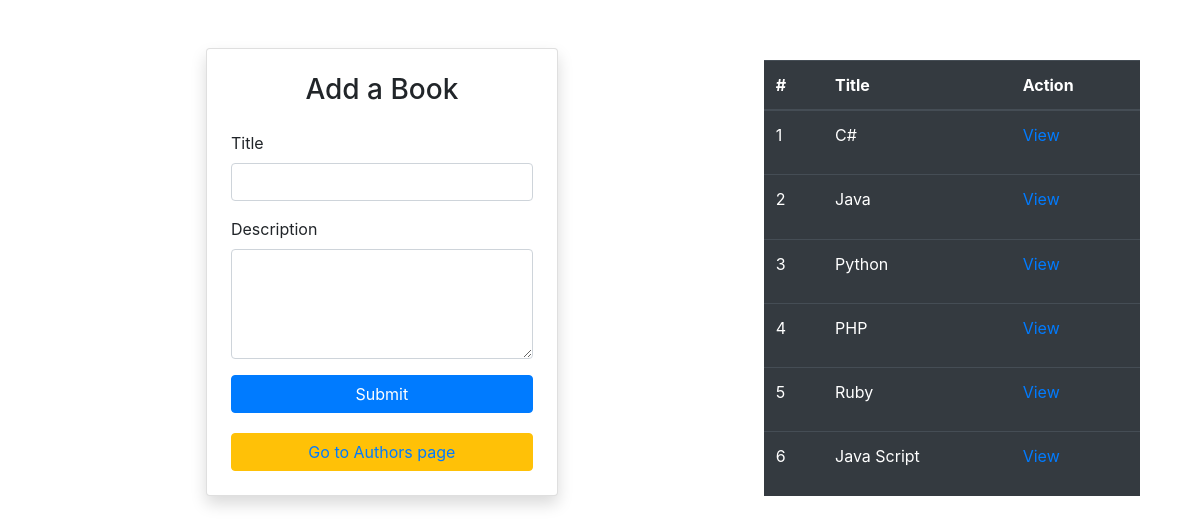
The page / on the database its author committed.
### Books_Authors_app/models.py (models this page shows, shortened)
class Book(models.Model):
    title=models.CharField(max_length=45)
    description=models.TextField(max_length=255)
    authors=models.ManyToManyField(Author,related_name='books')
    craeted_at=models.DateTimeField(auto_now_add=True)
    updated_at=models.DateTimeField(auto_now=True)

### Books_Authors_app/views.py (the view)
# urls.py: path('',views.index,name='index'),
def index(request):
    data={
        'Book':Book.objects.all(),
        'Author':Author.objects.all()
    }
    return render(request,'index.html',data)

### Books_Authors_app/templates/index.html (shortened to what this page needs)
<!DOCTYPE html>
<html lang="en">
<head>
    <link rel="stylesheet" href="https://cdn.jsdelivr.net/npm/bootstrap@4.3.1/dist/css/bootstrap.min.css"
>
</head>
<body>
    <body class="bg-gold" style="display: flex; justify-content: space-between;">
        <div class="container mt-5">
            <div class="row justify-content-center">
                <div class="col-md-6">
                    <div class="card shadow p-4">
                        <h3 class="mb-4 text-center">Add a Book</h3>
                        <form action="{% url 'add_book' %}" method="post">
                            <div class="mb-3">
                                <label for="name" class="form-label">Title</label>
                                <input type="text" class="form-control" id="title" name="title" required>
                            </div>
                            <div class="mb-3">
                                <label for="message" class="form-label">Description</label>
                                <textarea class="form-control" id="description" name="description" rows="4"
                                    required></textarea>
                            </div>
                            <button type="submit" class="btn btn-primary w-100">Submit</button>
                            <button style="margin-top: 20px;"  type="button" class="btn btn-warning w-100"><a href="{% url 'authors' %}">Go to Authors page</a></button>
                        </form>
                    </div>
                </div>
            </div>
        </div>
        <table class="table table-dark" style="width: 600px; margin: 60px 60px 0 0 ;">
            <thead>
                <tr>
                    <th scope="col">#</th>
                    <th scope="col">Title</th>
                    <th scope="col">Action</th>
                </tr>
            </thead>
            <tbody>
                {% for book in Book%}
                <tr>
                    <td>{{book.id}}</td>
                    <td>{{book.title}}</td>
                    <td><a href="{% url 'display_book' book.id %}">View</a></td>
                </tr>
                {% endfor %}
            </tbody>
        </table>
    </body>
</html>

### rows shown on the page
Book: id "1", title "C#"
Book: id "2", title "Java"
Book: id "3", title "Python"
Book: id "4", title "PHP"
Book: id "5", title "Ruby"
Book: id "6", title "Java Script"
